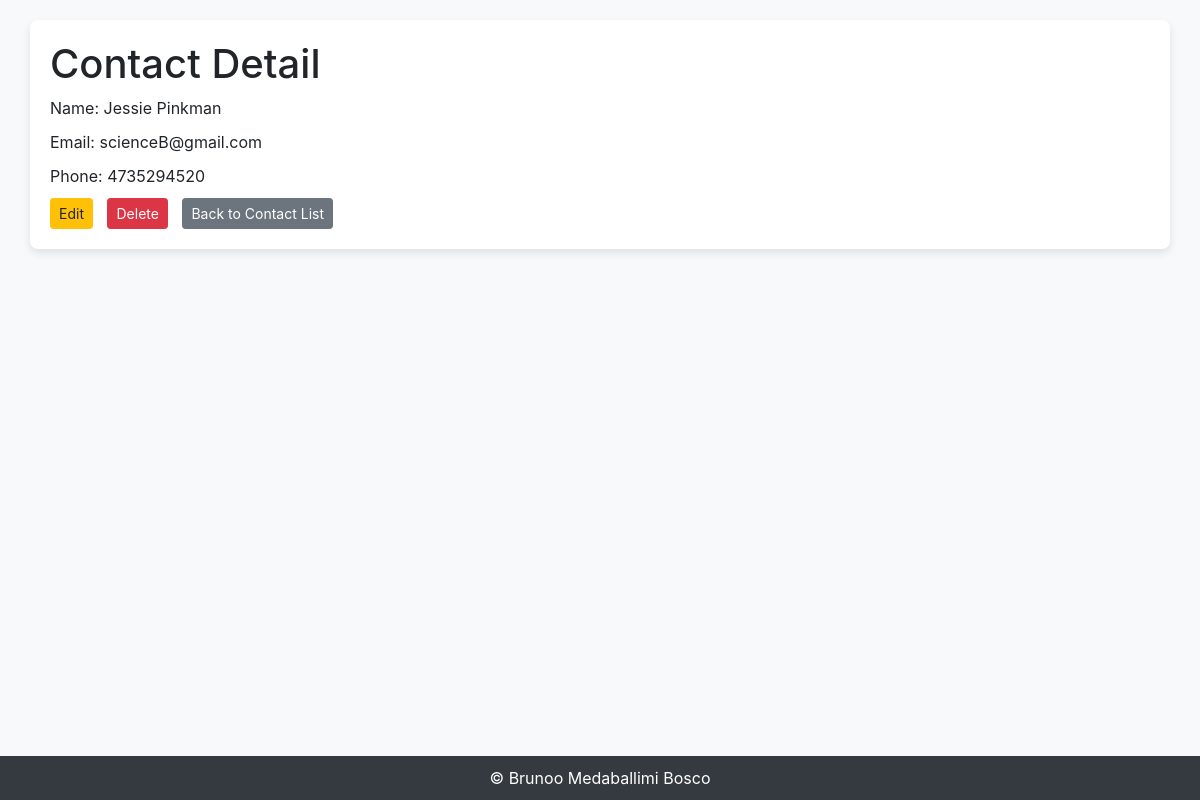
Page /7/ on the committed database.
### contact_manager/models.py (models this page shows, shortened)
class Contact(models.Model):
    name = models.CharField(max_length=100, unique = True)
    email = models.EmailField( unique = True )
    phone = models.CharField(max_length=15, blank=True, null=True)
    app_label = 'contact_manager'

### contact_manager/views.py (the view)
# urls.py: path('<int:pk>/', ContactDetailView.as_view(), name='contact_detail'),
class ContactDetailView(DetailView):
    model = Contact
    template_name = 'contact_manager/contact_detail.html'
    context_object_name = 'contact'
    def get(self, request, *args, **kwargs):
        self.object = self.get_object()
        if not self.object.pk:
            return redirect('contact_manager:contact_list')
        context = self.get_context_data(object=self.object)
        return self.render_to_response(context)

### contact_manager/templates/contact_manager/contact_detail.html (shortened to what this page needs)
<!DOCTYPE html>
<html lang="en">
<head>
    <link href="https://stackpath.bootstrapcdn.com/bootstrap/4.5.2/css/bootstrap.min.css" rel="stylesheet">
</head>
<body class="d-flex flex-column">
<div class="container">
    <h1>Contact Detail</h1>
    <p>Name: {{ contact.name }}</p>
    <p>Email: {{ contact.email }}</p>
    <p>Phone: {{ contact.phone }}</p>
    <a href="{% url 'contact_manager:contact_update' pk=contact.pk %}" class="btn btn-warning btn-sm">Edit</a>
    <a href="{% url 'contact_manager:contact_delete' pk=contact.pk %}" class="btn btn-danger btn-sm">Delete</a>
    <a href="{% url 'contact_manager:contact_list' %}" class="btn btn-secondary btn-sm">Back to Contact List</a>
</div>
<footer class="text-center mt-auto fixed-bottom"> &copy; Brunoo Medaballimi Bosco</footer>
</body>
</html>

### contact_manager/templates/contact_manager/contact_detail.html (style rules this page uses)
body { background-color: #f8f9fa; }
.container { background-color: #ffffff; border-radius: 8px; box-shadow: 0 4px 8px rgba(0, 0, 0, 0.1); padding: 20px; margin-top: 20px; }
h1 { margin-top: 0; }
p { margin-bottom: 10px; }
a { margin-right: 10px; }
footer { background-color: #343a40; color: #ffffff; padding: 10px 0; text-align: center; margin-top: 20px; }

### rows in the picture
Contact: name "Jessie Pinkman", email "scienceB@gmail.com", phone "4735294520"
